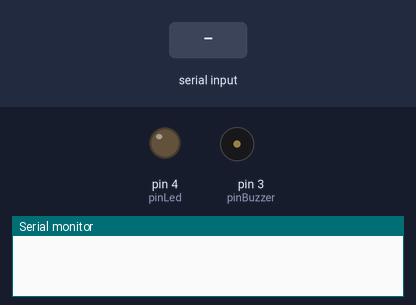
A sketch run on a simulated Arduino Uno, built with avr-gcc and run on an emulated ATmega328P. Shown: output pins drawn as LEDs (lit = HIGH), buzzer (waves = sounding), the last lines printed to the serial monitor. Dashed ring = blinking. Inputs (shaded band) come from the test bench.

Above: at 1.2 s.
1.3 s: "a" received over Serial
At 2.5 s:
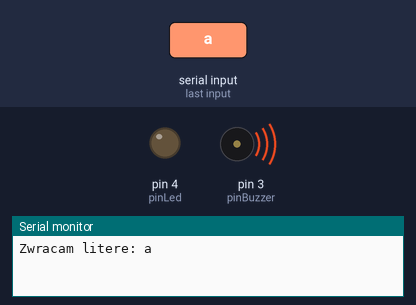
3.3 s: byte 107 ('k') received over Serial
At 3.45 s:
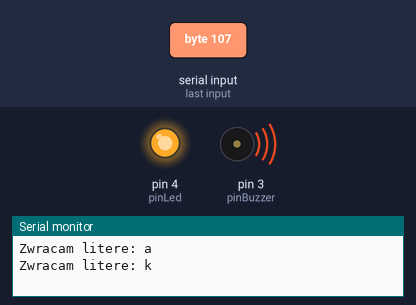
6.3 s: byte 108 ('l') received over Serial
At 7.8 s:
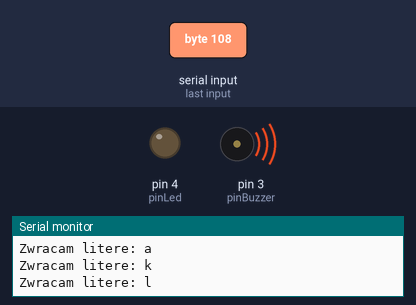
9.3 s: byte 109 ('m') received over Serial
At 9.45 s:
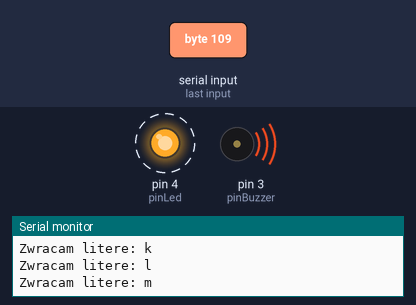
10.8 s: byte 110 ('n') received over Serial
At 12.1 s:
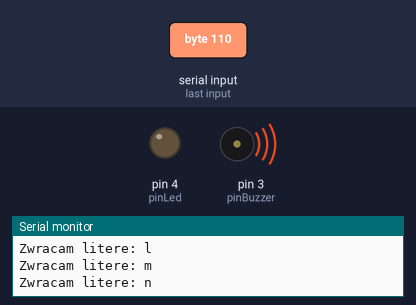
12.3 s: byte 111 ('o') received over Serial
At 13.7 s:
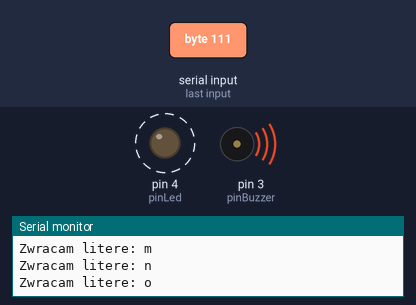
Timing chart, 0 to 15.3 s (numbered marks = the images above; inputs shaded):
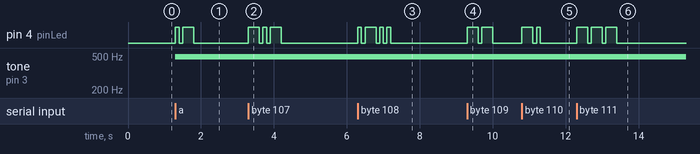

Measured:
- after the input at 1.3 s, pin 4 (pinLed): LOW → HIGH at once, → LOW 0.10 s later, → HIGH 0.10 s later, → LOW 0.30 s later; tone on pin 3 (pinBuzzer): silent → 490 Hz at once
- after the input at 3.3 s, pin 4 (pinLed): goes HIGH 0.30 s, LOW 0.10 s, HIGH 0.10 s, LOW 0.10 s, HIGH 0.30 s, then LOW, starting at once
- after the input at 6.3 s, pin 4 (pinLed): LOW → HIGH at once, → LOW 0.10 s later, → HIGH 0.10 s later, → LOW 0.30 s later, … (8 changes in this stretch)
- after the input at 9.3 s, pin 4 (pinLed): alternates HIGH for 0.30 s and LOW for 0.10 s, 4 changes in all, then stays LOW, starting at once
- after the input at 10.8 s, pin 4 (pinLed): LOW → HIGH at once, → LOW 0.30 s later, → HIGH 0.10 s later, → LOW 0.10 s later
- after the input at 12.3 s, pin 4 (pinLed): alternates HIGH for 0.30 s and LOW for 0.10 s, 6 changes in all, then stays LOW, starting at once

The sketch:

tekst_na_kod_morsea.ino
```cpp
int incomingByte = 0;

int pinBuzzer = 3;
int pinLed = 4;

int dlugoscKropki = 100;  //  maksymalny czas na kropkę w ms

void setup() {
  Serial.begin(9600);

  pinMode(pinLed, OUTPUT);
  pinMode(pinBuzzer, OUTPUT);
}

void loop() {
  if (Serial.available() > 0) {

    incomingByte = Serial.read();

    if (incomingByte >= 65 && incomingByte <= 90) {
      //  wielkie litery
      incomingByte += 'a' - 'A';
    }

    if (!(incomingByte >= 97 && incomingByte <= 122) && incomingByte != 32) {
      Serial.println("Nieobslugiwany znak");
      return;
    }

    Serial.print("Zwracam litere: ");
    Serial.println((char) incomingByte);
    switch (incomingByte) {
      case 'a':
        beeps(1, 2, 0, 0);
        break;
      case 'b':
        beeps(2, 1, 1, 1);
        break;
      case 'c':
        beeps(2, 1, 2, 1);
        break;
      case 'd':
        beeps(2, 1, 1, 0);
        break;
      case 'e':
        beeps(1, 0, 0, 0);
        break;
      case 'f':
        beeps(1, 1, 2, 1);
        break;
      case 'g':
        beeps(2, 2, 1, 0);
        break;
      case 'h':
        beeps(1, 1, 1, 1);
        break;
      case 'i':
        beeps(1, 1, 0, 0);
        break;
      case 'j':
        beeps(1, 2, 2, 2);
        break;
      case 'k':
        beeps(2, 1, 2, 0);
        break;
      case 'l':
        beeps(1, 2, 1, 1);
        break;
      case 'm':
        beeps(2, 2, 0, 0);
        break;
      case 'n':
        beeps(2, 1, 0, 0);
        break;
      case 'o':
        beeps(2, 2, 2, 0);
        break;
      case 'p':
        beeps(1, 2, 2, 1);
        break;
      case 'q':
        beeps(2, 2, 1, 2);
        break;
      case 'r':
        beeps(1, 2, 1, 0);
        break;
      case 's':
        beeps(1, 1, 1, 0);
        break;
      case 't':
        beeps(2, 0, 0, 0);
        break;
      case 'u':
        beeps(1, 1, 2, 0);
        break;
      case 'v':
        beeps(1, 1, 1, 2);
        break;
      case 'w':
        beeps(1, 2, 2, 0);
        break;
      case 'x':
        beeps(2, 1, 1, 2);
        break;
      case 'y':
        beeps(2, 1, 2, 2);
        break;
      case 'z':
        beeps(2, 2, 1, 1);
        break;
    }

    delay(dlugoscKropki * 3 * 2);
  }
}

void beeps(int type0, int type1, int type2, int type3)
{
  int types[4];
  types[0] = type0;
  types[1] = type1;
  types[2] = type2;
  types[3] = type3;

  for (int i = 0; i < 4; i++) {
    if (types[i] == 0) {
      break;
    }

    if (types[i] == 1) {
      //  kropka
      analogWrite(pinBuzzer, 30);
      digitalWrite(pinLed, HIGH);
      delay(dlugoscKropki);
      analogWrite(pinBuzzer, 0);
      digitalWrite(pinLed, LOW);
      delay(dlugoscKropki);
    } else {
      //  kreska
      analogWrite(pinBuzzer, 30);
      digitalWrite(pinLed, HIGH);
      delay(dlugoscKropki * 3);
      digitalWrite(pinLed, LOW);
      analogWrite(pinBuzzer, 0);
      delay(dlugoscKropki);
    }
  }
}
```
